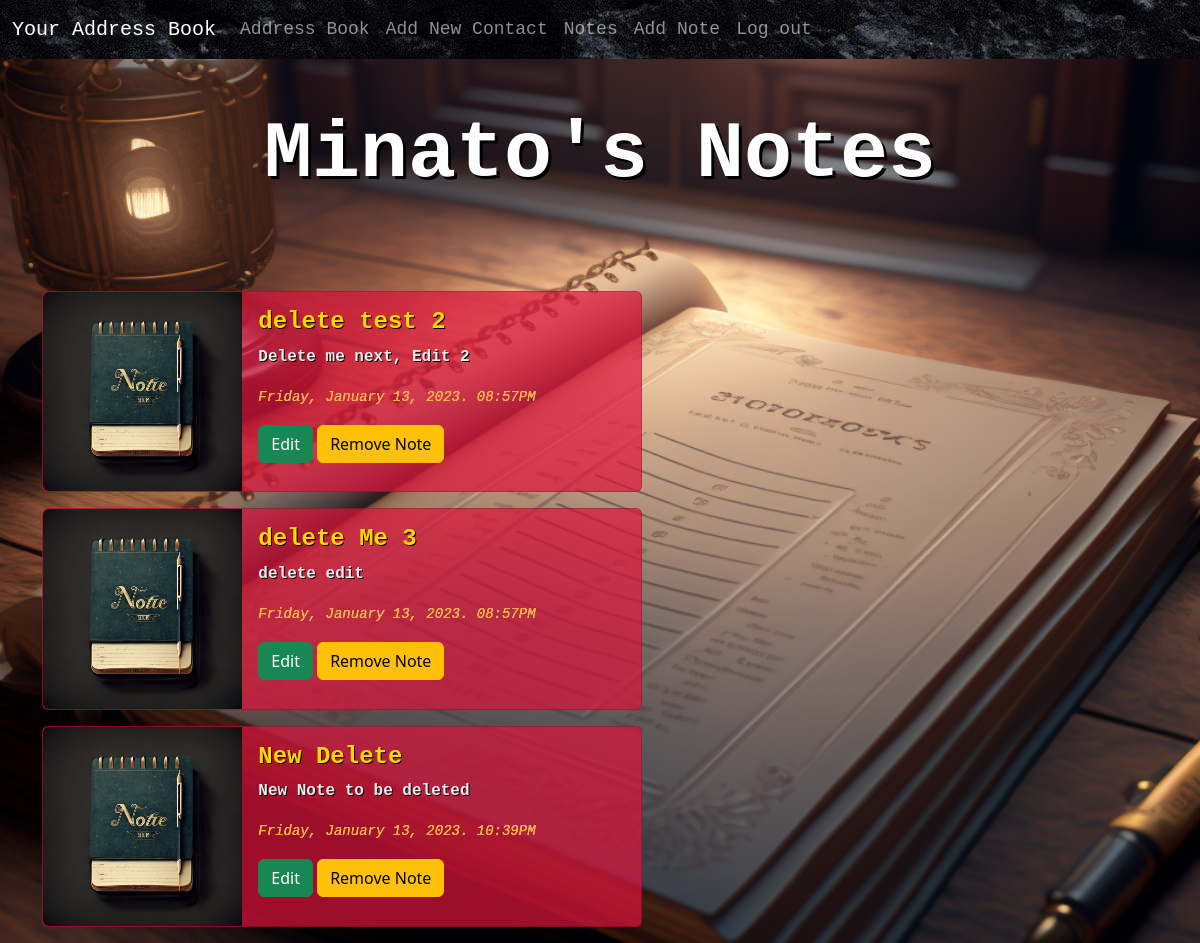
Page /notes (signed in) on the committed database.
### app/models.py (models this page shows, shortened)
class User(db.Model, UserMixin):
    id = db.Column(db.Integer, primary_key=True)
    first_name = db.Column(db.String(25), nullable=False)
    last_name = db.Column(db.String(25), nullable=False)
    email = db.Column(db.String(50), nullable=False, unique=True)
    username = db.Column(db.String(50), nullable=False, unique=True)
    password = db.Column(db.String(256), nullable=False)
    date_created = db.Column(db.DateTime, nullable=False, default=datetime.utcnow)
    address = db.relationship('Address', backref='author', lazy='dynamic')
    notes = db.relationship('Post', backref='author', lazy='dynamic')

class Post(db.Model):
    id = db.Column(db.Integer, primary_key=True)
    title = db.Column(db.String, nullable=False)
    body = db.Column(db.String, nullable=False)
    date_created = db.Column(db.DateTime, nullable=False, default=datetime.utcnow)
    user_id = db.Column(db.Integer, db.ForeignKey('user.id'))

### app/routes.py (the view)
@app.route('/notes')
@login_required
def notes():
    notes = Post.query.all()
    return render_template('notes.html', notes=notes)

### app/models.py (called while the page is built)
@login.user_loader
def load_user(user_id):
    return User.query.get(user_id)

### app/templates/notes.html (shortened to what this page needs)
{% extends 'base.html' %}
{% block content %}
<h4 class="home1 text-center mt-5">{{ current_user.first_name.title() }}'s Notes</h4>
{% for note in notes%}
<div class="crd1 card mb-3" style="max-width: 50vmax;">
  <div class="row g-0">
    <div class="col-md-4">
      <img src="{{url_for('static', filename='note.png')}}" class="img-fluid rounded-start" alt="...">
    </div>
    <div class="col-md-8">
      <div class="card-body">
        <h4 class="ct1 card-title">{{ note.title }}</h4>
        <p class="cb1 card-text">{{ note.body }}</p>
        <p class="cb2 card-text"><small><cite title="Source Title">{{ note.date_created.strftime('%A, %B %d, %Y. %I:%M%p') }}</cite></small></p>
        <a href="{{ url_for('edit_post', post_id=note.id) }}" class="edbtn btn btn-success">Edit</a>
        <button type="button" class="delbtn btn btn-warning" data-bs-toggle="modal" data-bs-target="#deleteModal-{{note.id}}">
          Remove Note
      </button>
      </div>
    </div>
  </div>
</div>
{% endfor %}
{% endblock %}

### app/static/stylesheet.css (style rules this page uses)
.home1 { color: white; font-weight: bold; font-family: "Courier New", Courier, monospace; font-size: 5em; text-shadow: 3px 3px 0px black; padding-bottom: 1em; }
.crd1 { background-color: rgba(220, 20, 60, 0.708); }
.ct1 { color: gold; text-shadow: 1px 1px 0px black; font-family: "Courier New", Courier, monospace; font-weight: bold; }
.cb1 { color: rgb(237, 237, 237); text-shadow: 1px 1px 0px black; font-family: "Courier New", Courier, monospace; font-weight: bold; }
.cb2 { color: rgba(255, 170, 1, 0.856); text-shadow: 0px 0px 0px rgb(255, 255, 255); font-family: "Courier New", Courier, monospace; }

### rows in the picture
User: first_name "Minato"
Post: title "delete test 2", body "Delete me next, Edit 2", date_created "Friday, January 13, 2023. 08:57PM"
Post: title "delete Me 3", body "delete edit", date_created "Friday, January 13, 2023. 08:57PM"
Post: title "New Delete", body "New Note to be deleted", date_created "Friday, January 13, 2023. 10:39PM"
